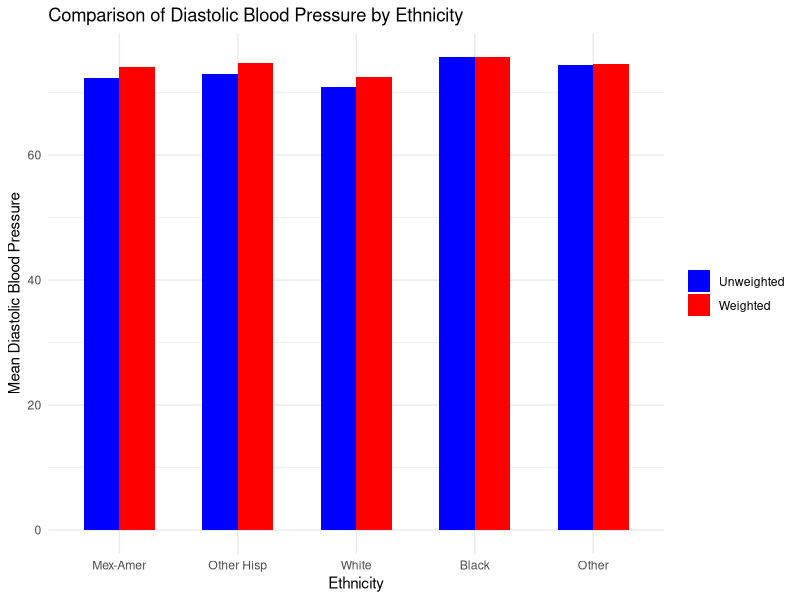
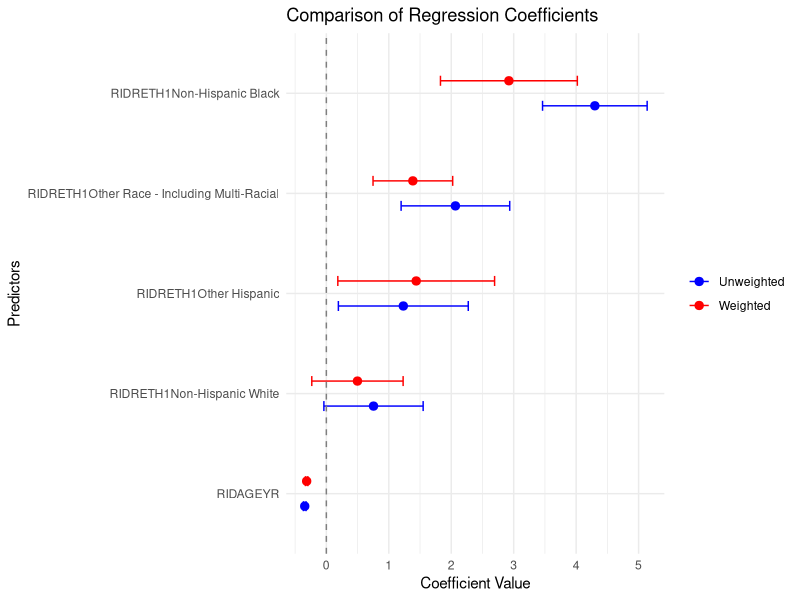

The R script that drew these images, in order:
## ---- chunk 1
cat(sprintf("[1] 9254   46"))
## ---- chunk 2
cat(sprintf("[1] 8704   66"))
## ---- chunk 3
cat(sprintf("[1] 73.04455"))
## ---- chunk 4
df <- data.frame(matrix(1,nrow=1,ncol=5))
names(df) <- c('   Mexican American','   Other Hispanic','   Non-Hispanic White',
               '   Non-Hispanic Black','   Other Race - Including Multi-Racial')
df[1,] <- list('72.41000','72.97611','70.84130','75.71466','74.41311')

print(df,row.names=FALSE)
## ---- chunk 5
df <- data.frame(matrix(1,nrow=1,ncol=3))
names(df) <- c('','mean', 'SE')
df[1,] <- list('BPXDI1', '73.237', '0.5597')

print(df,row.names=FALSE)
## ---- chunk 6
df_uw <- data.frame(matrix(1,nrow=5,ncol=3))
names(df_uw) <- list('','Unweighted', 'Weighted')
df_uw[1,] <- list('Mexican American','72.41000','74.03194')
df_uw[2,] <- list('Other Hispanic','72.97611','74.73756')
df_uw[3,] <- list('Non-Hispanic White','70.84130','72.45422')
df_uw[4,] <- list('Non-Hispanic Black','75.71466','75.71874')
df_uw[5,] <- list('Other Race - Including Multi-Racial','74.41311','74.60215')

print(df_uw,row.names=FALSE)
## ---- chunk 7
df <- data.frame(matrix(1,nrow=2,ncol=3))
names(df) <- c('','Unweighted', 'Weighted')
df[1,] <- list('Male', '74.67330', '75.31134')
df[2,] <- list('Female', '71.43385', '71.31453')

print(df,row.names=FALSE)
## ---- chunk 8
df <- data.frame(matrix(1,nrow=1,ncol=3))
names(df) <- c('25%', '50%', '75%')
df[1,] <- list('66', '74', '82')

print(df,row.names=FALSE)
## ---- chunk 9
df <- data.frame(matrix(1,nrow=9,ncol=1))
names(df) <- '$BPXDI1                                '
df[1,] <- '    quantile ci.2.5 ci.97.5        se'
df[2,] <- '0.25       66     66      68 0.4691643'
df[3,] <- '0.5        74     74      76 0.4691643'
df[4,] <- '0.75       80     80      82 0.4691643'
df[5,] <- ''
df[6,] <- 'attr(,"hasci")                       '
df[7,] <- '[1] TRUE                             '
df[8,] <- 'attr(,"class")                       '
df[9,] <- '[1] "newsvyquantile"                 '

print(df, row.names=FALSE)
## ---- chunk 10
df <- data.frame(matrix(1,nrow=2,ncol=3))
names(df) <- c('RIAGENDR','BPXDI1','se.BPXDI1')
df[1,] <- list('Male','76','0.9383286')
df[2,] <- list('Female','72','0.4691643')

print(df, row.names=FALSE)
## ---- chunk 11
df <- data.frame(matrix(1,nrow=1,ncol=3))
names(df) <- c('', 'variance', 'SE')
df[1,] <- list('BPXDI1', '173.68', '12.279')

print(df,row.names=FALSE)
## ---- chunk 12
df <- data.frame(matrix(1,nrow=5,ncol=3))
names(df) <- c('RIDRETH1','BPXDI1','se')
df[1,] <- list('Mexican American','200.8781','45.43074')
df[2,] <- list('Other Hispanic','160.0157','23.79938')
df[3,] <- list('Non-Hispanic White','168.3504','18.30355')
df[4,] <- list('Non-Hispanic Black','202.3565','37.12593')
df[5,] <- list('Other Race - Including Multi-Racial','156.9968','17.26037')

print(df,row.names=FALSE)
## ---- chunk 13
df <- data.frame(matrix(1,nrow=2,ncol=3))
names(df) <- c('RIAGENDR', 'BPXDI1', 'se')
df[1,] <- list('Male', '141.2704', '10.52796')
df[2,] <- list('Female', '196.1199', '20.65706')

print(df,row.names=FALSE)
## ---- chunk 14
cat(sprintf(paste('Call:',
            '\n',
            '\nsvyglm(formula = BPXDI1 ~ RIDAGEYR + RIDRETH1, design = dfsub,',
            '\n    family = gaussian())',
            '\n',
            '\nSurvey design:',
            '\nsubset(nhanesDesign, data$RIDAGEYR >= 40)',
            '\n',
            '\nCoefficients:',
            '\n                                            Estimate Std. Error t value',
            '\n(Intercept)                                 90.96516    1.24720  72.935',
            '\nRIDAGEYR                                    -0.31522    0.01853 -17.012',
            '\nRIDRETH1Other Hispanic                       1.43894    1.25518   1.146',
            '\nRIDRETH1Non-Hispanic White                   0.49810    0.73132   0.681',
            '\nRIDRETH1Non-Hispanic Black                   2.92332    1.09594   2.667',
            '\nRIDRETH1Other Race - Including Multi-Racial  1.38532    0.63780   2.172',
            '\n                                            Pr(>|t|)',
            '\n(Intercept)                                 5.73e-15 ***',
            '\nRIDAGEYR                                    1.04e-08 ***',
            '\nRIDRETH1Other Hispanic                        0.2783',
            '\nRIDRETH1Non-Hispanic White                    0.5113',
            '\nRIDRETH1Non-Hispanic Black                    0.0236 *',
            '\nRIDRETH1Other Race - Including Multi-Racial   0.0550 .',
            '\n---',
            "\nSignif. codes:  0 '***' 0.001 '**' 0.01 '*' 0.05 '.' 0.1 ' ' 1",
            '\n',
            '\n(Dispersion parameter for gaussian family taken to be 162.6653)',
            '\n',
            '\nNumber of Fisher Scoring iterations: 2'
            )))
## ---- chunk 15
unweighted_means <- as.numeric(df_uw$Unweighted)
names(unweighted_means) <- df_uw[[1]]
weighted_means <- as.numeric(df_uw$Weighted)
plot_data <- data.frame(
  Ethnicity = factor(rep(names(unweighted_means), 2),
                     levels = names(unweighted_means)),
  Means = c(unweighted_means, weighted_means),
  Type = factor(c(rep("Unweighted", length(unweighted_means)),
                  rep("Weighted", length(weighted_means))),
               levels = c("Unweighted", "Weighted"))
)

# Creating the plot
library(ggplot2)
ggplot(plot_data, aes(x = Ethnicity, y = Means, fill = Type)) +
  geom_bar(stat = "identity", position = "dodge", width = 0.6) +
  labs(title = "Comparison of Diastolic Blood Pressure by Ethnicity",
       y = "Mean Diastolic Blood Pressure") +
  scale_x_discrete(labels = c('Mex-Amer','Other Hisp','White', 'Black', 'Other')) +
  scale_fill_manual(values = c("blue", "red")) +
  theme_minimal() +
  theme(legend.title = element_blank())
## ---- chunk 16
unwt_coef_names <- c("(Intercept)", "RIDAGEYR", "RIDRETH1Other Hispanic", "RIDRETH1Non-Hispanic White", "RIDRETH1Non-Hispanic Black", "RIDRETH1Other Race - Including Multi-Racial")
unweighted_coefs <- c(92.2848149, -0.3460552,  1.2325637,  0.7553912,  4.2996735,  2.0667520)
weighted_coefs <- c(90.9651590, -0.3152158,  1.4389441,  0.4981020,  2.9233165,  1.3853204)

comparison <- data.frame(
  Variable = unwt_coef_names,
  Unweighted = unweighted_coefs,
  Weighted = as.numeric(weighted_coefs)
)

print(comparison)
## ---- chunk 17


unweighted_coefs <- c(92.2848149, -0.3460552,  1.2325637,  0.7553912,  4.2996735,  2.0667520)
weighted_coefs <- c(90.9651590, -0.3152158,  1.4389441,  0.4981020,  2.9233165,  1.3853204)
names(unweighted_coefs) <- c("(Intercept)", "RIDAGEYR", "RIDRETH1Other Hispanic", "RIDRETH1Non-Hispanic White", "RIDRETH1Non-Hispanic Black", "RIDRETH1Other Race - Including Multi-Racial")

unweighted_se <- c(1.36340677, 0.02061825, 1.04001732, 0.79478016, 0.83753015, 0.86954266)
weighted_se <- c(1.24720135, 0.01852892, 1.25517931, 0.73131800, 1.09593669, 0.63780221)


unweighted_df <- data.frame(Variable = names(unweighted_coefs), 
                            Estimate = unweighted_coefs, 
                            SE = unweighted_se, 
                            Type = "Unweighted")

weighted_df <- data.frame(Variable = names(unweighted_coefs), 
                          Estimate = weighted_coefs, 
                          SE = weighted_se, 
                          Type = "Weighted")

plot_data <- rbind(unweighted_df, weighted_df)

ggplot(subset(plot_data, Variable!='(Intercept)'), aes(x = Estimate, y = reorder(Variable, Estimate), color = Type)) +
  geom_point(position = position_dodge(0.5), size = 2.5) +
  geom_errorbarh(aes(xmin = Estimate - SE, xmax = Estimate + SE),
                 height = 0.2, position = position_dodge(0.5)) +
  geom_vline(xintercept = 0, linetype = "dashed", color = "grey50") +
  labs(title = "Comparison of Regression Coefficients",
       x = "Coefficient Value", y = "Predictors") +
  theme_minimal() +
  scale_color_manual(values = c("Unweighted" = "blue", "Weighted" = "red")) +
  theme(legend.title = element_blank())
